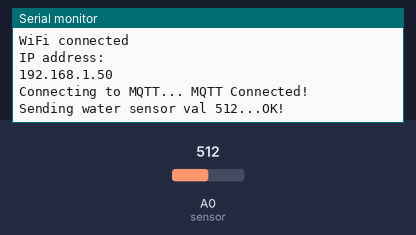
The sketch below on a simulated ESP8266 (NodeMCU). On the bench: the last lines printed to the serial monitor. Inputs (shaded band) come from the test bench; at power-on: A0 (sensor) = 512. WiFi joins after 1.5 s; servers stay silent unless stated; no MQTT or app messages arrive unless stated.

Above: at 2.7 s.
2.8 s: A0 (sensor) set to 716
At 4.8 s:
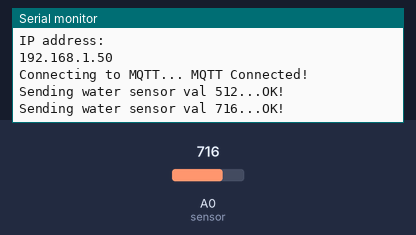
5.5 s: A0 (sensor) set to 900
At 6.4 s:
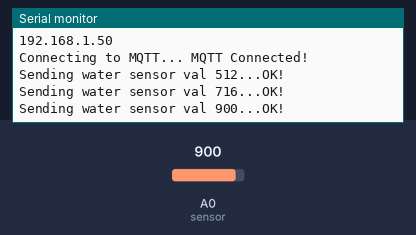
Timing chart, 0 to 8.5 s (numbered marks = the images above; inputs shaded):
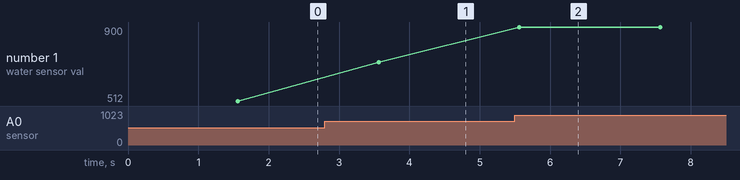

The sketch:

mqtt_adafruit_analog_value_gauge.ino
```cpp
#include <ESP8266WiFi.h>
#include "Adafruit_MQTT.h"
#include "Adafruit_MQTT_Client.h"

#define WLAN_SSID       "your ssid"
#define WLAN_PASS       "your password"

#define AIO_SERVER      "io.adafruit.com"
#define AIO_SERVERPORT  1883                   // use 8883 for SSL
#define AIO_USERNAME    "your adafruit username"
#define AIO_KEY         "your adafruit key"
#define sensor A0
WiFiClient client;

Adafruit_MQTT_Client mqtt(&client, AIO_SERVER, AIO_SERVERPORT, AIO_USERNAME, AIO_KEY);

Adafruit_MQTT_Publish photocell = Adafruit_MQTT_Publish(&mqtt, AIO_USERNAME "/feeds/feedname");

void MQTT_connect();

void setup() {
  Serial.begin(115200);
  delay(10);
  pinMode(sensor,INPUT);

  Serial.println(F("Adafruit MQTT demo"));

  // Connect to WiFi access point.
  Serial.println(); Serial.println();
  Serial.print("Connecting to ");
  Serial.println(WLAN_SSID);

  WiFi.begin(WLAN_SSID, WLAN_PASS);
  while (WiFi.status() != WL_CONNECTED) {
    delay(500);
    Serial.print(".");
  }
  Serial.println();

  Serial.println("WiFi connected");
  Serial.println("IP address: "); Serial.println(WiFi.localIP());
}

void loop() {
  MQTT_connect();
  Serial.print(F("\nSending water sensor val "));
  int x1 = analogRead(sensor);
  Serial.print(x1);
  Serial.print("...");
  if (! photocell.publish(x1)) {
    Serial.println(F("Failed"));
  } else {
    Serial.println(F("OK!"));
  }
  delay(2000);
}

void MQTT_connect() {
  int8_t ret;
  if (mqtt.connected()) {
    return;
  }

  Serial.print("Connecting to MQTT... ");

  uint8_t retries = 3;
  while ((ret = mqtt.connect()) != 0) { // connect will return 0 for connected
       Serial.println(mqtt.connectErrorString(ret));
       Serial.println("Retrying MQTT connection in 5 seconds...");
       mqtt.disconnect();
       delay(5000);  // wait 5 seconds
       retries--;
       if (retries == 0) {
         // basically die and wait for WDT to reset me
         while (1);
       }
  }
  Serial.println("MQTT Connected!");
}
```

Measured:
- after the input at 2.8 s, the serial monitor: prints a new line after 0.76 s (image 1)
- after the input at 5.5 s, the serial monitor: prints a new line after 0.06 s (image 2)
- plotted number 1: 512 → 716 after the input at 2.8 s, 716 → 900 after the input at 5.5 s
